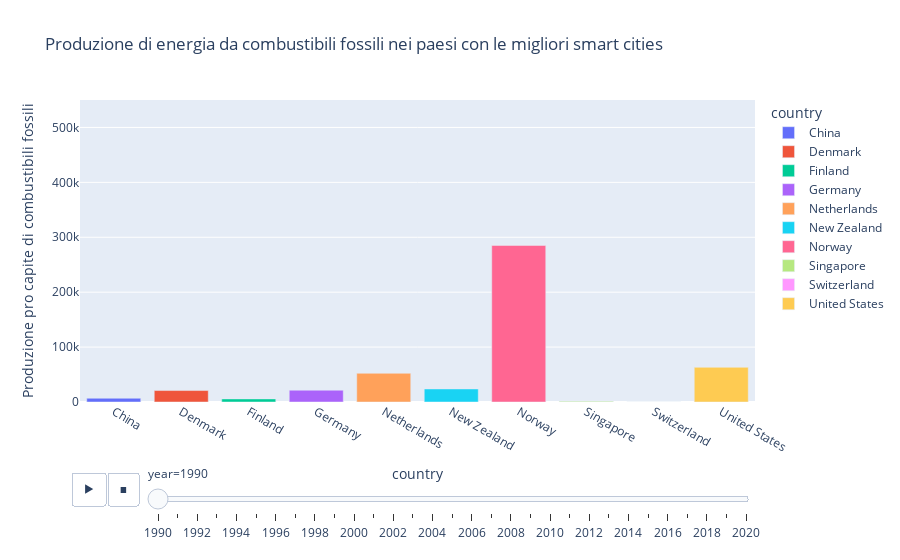

Source (notebook cell):
### Markdown cell above
Andiamo a visualizzare la produzione di combustibili fossili nei Paesi con le migliori Smart Cities

### Code cell
p=energyConsumption.copy()

p=p.iloc[:, [1, 2, 27, 58, 89]]
p=p[p['year']>=1990]
p=p.loc[p['country'].isin(topsmartcountries)]

p['ffprod']=p['coal_prod_per_capita']+p['gas_prod_per_capita']+p['oil_prod_per_capita']

fig = px.bar(p, x="country", y="ffprod", color="country",
  animation_frame="year", animation_group="country", 
             range_y=[0, 550000], 
             labels={"ffprod": "Produzione pro capite di combustibili fossili"}, 
             title='Produzione di energia da combustibili fossili nei paesi con le migliori smart cities')

fig.show()

### Figure 1 — Plotly figure (JSON) as saved in the notebook; plotly's stock layout.template omitted (floating-point values rounded to 4 significant figures)
{"data": [{"alignmentgroup": "True", "hovertemplate": "country=%{x}<br>year=1990<br>Produzione pro capite di combustibili fossili=%{y}<extra></extra>", "ids": ["China"], "legendgroup": "China", "marker": {"color": "#636efa", "pattern": {"shape": ""}}, "name": "China", "offsetgroup": "China", "orientation": "v", "showlegend": true, "textposition": "auto", "type": "bar", "x": ["China"], "xaxis": "x", "y": [6831.0], "yaxis": "y"}, {"alignmentgroup": "True", "hovertemplate": "country=%{x}<br>year=1990<br>Produzione pro capite di combustibili fossili=%{y}<extra></extra>", "ids": ["Denmark"], "legendgroup": "Denmark", "marker": {"color": "#EF553B", "pattern": {"shape": ""}}, "name": "Denmark", "offsetgroup": "Denmark", "orientation": "v", "showlegend": true, "textposition": "auto", "type": "bar", "x": ["Denmark"], "xaxis": "x", "y": [20870.0], "yaxis": "y"}, {"alignmentgroup": "True", "hovertemplate": "country=%{x}<br>year=1990<br>Produzione pro capite di combustibili fossili=%{y}<extra></extra>", "ids": ["Finland"], "legendgroup": "Finland", "marker": {"color": "#00cc96", "pattern": {"shape": ""}}, "name": "Finland", "offsetgroup": "Finland", "orientation": "v", "showlegend": true, "textposition": "auto", "type": "bar", "x": ["Finland"], "xaxis": "x", "y": [5609.0], "yaxis": "y"}, {"alignmentgroup": "True", "hovertemplate": "country=%{x}<br>year=1990<br>Produzione pro capite di combustibili fossili=%{y}<extra></extra>", "ids": ["Germany"], "legendgroup": "Germany", "marker": {"color": "#ab63fa", "pattern": {"shape": ""}}, "name": "Germany", "offsetgroup": "Germany", "orientation": "v", "showlegend": true, "textposition": "auto", "type": "bar", "x": ["Germany"], "xaxis": "x", "y": [21480.0], "yaxis": "y"}, {"alignmentgroup": "True", "hovertemplate": "country=%{x}<br>year=1990<br>Produzione pro capite di combustibili fossili=%{y}<extra></extra>", "ids": ["Netherlands"], "legendgroup": "Netherlands", "marker": {"color": "#FFA15A", "pattern": {"shape": ""}}, "name": "Netherlands", "offsetgroup": "Netherlands", "orientation": "v", "showlegend": true, "textposition": "auto", "type": "bar", "x": ["Netherlands"], "xaxis": "x", "y": [52290.0], "yaxis": "y"}, {"alignmentgroup": "True", "hovertemplate": "country=%{x}<br>year=1990<br>Produzione pro capite di combustibili fossili=%{y}<extra></extra>", "ids": ["New Zealand"], "legendgroup": "New Zealand", "marker": {"color": "#19d3f3", "pattern": {"shape": ""}}, "name": "New Zealand", "offsetgroup": "New Zealand", "orientation": "v", "showlegend": true, "textposition": "auto", "type": "bar", "x": ["New Zealand"], "xaxis": "x", "y": [23740.0], "yaxis": "y"}, {"alignmentgroup": "True", "hovertemplate": "country=%{x}<br>year=1990<br>Produzione pro capite di combustibili fossili=%{y}<extra></extra>", "ids": ["Norway"], "legendgroup": "Norway", "marker": {"color": "#FF6692", "pattern": {"shape": ""}}, "name": "Norway", "offsetgroup": "Norway", "orientation": "v", "showlegend": true, "textposition": "auto", "type": "bar", "x": ["Norway"], "xaxis": "x", "y": [285100.0], "yaxis": "y"}, {"alignmentgroup": "True", "hovertemplate": "country=%{x}<br>year=1990<br>Produzione pro capite di combustibili fossili=%{y}<extra></extra>", "ids": ["Singapore"], "legendgroup": "Singapore", "marker": {"color": "#B6E880", "pattern": {"shape": ""}}, "name": "Singapore", "offsetgroup": "Singapore", "orientation": "v", "showlegend": true, "textposition": "auto", "type": "bar", "x": ["Singapore"], "xaxis": "x", "y": [1263.0], "yaxis": "y"}, {"alignmentgroup": "True", "hovertemplate": "country=%{x}<br>year=1990<br>Produzione pro capite di combustibili fossili=%{y}<extra></extra>", "ids": ["Switzerland"], "legendgroup": "Switzerland", "marker": {"color": "#FF97FF", "pattern": {"shape": ""}}, "name": "Switzerland", "offsetgroup": "Switzerland", "orientation": "v", "showlegend": true, "textposition": "auto", "type": "bar", "x": ["Switzerland"], "xaxis": "x", "y": [205.2], "yaxis": "y"}, {"alignmentgroup": "True", "hovertemplate": "country=%{x}<br>year=1990<br>Produzione pro capite di combustibili fossili=%{y}<extra></extra>", "ids": ["United States"], "legendgroup": "United States", "marker": {"color": "#FECB52", "pattern": {"shape": ""}}, "name": "United States", "offsetgroup": "United States", "orientation": "v", "showlegend": true, "textposition": "auto", "type": "bar", "x": ["United States"], "xaxis": "x", "y": [63190.0], "yaxis": "y"}], "layout": {"barmode": "relative", "legend": {"title": {"text": "country"}, "tracegroupgap": 0}, "sliders": [{"active": 0, "currentvalue": {"prefix": "year="}, "len": 0.9, "pad": {"b": 10, "t": 60}, "steps": [{"args": [["1990"], {"frame": {"duration": 0, "redraw": true}, "fromcurrent": true, "mode": "immediate", "transition": {"duration": 0, "easing": "linear"}}], "label": "1990", "method": "animate"}, {"args": [["1991"], {"frame": {"duration": 0, "redraw": true}, "fromcurrent": true, "mode": "immediate", "transition": {"duration": 0, "easing": "linear"}}], "label": "1991", "method": "animate"}, {"args": [["1992"], {"frame": {"duration": 0, "redraw": true}, "fromcurrent": true, "mode": "immediate", "transition": {"duration": 0, "easing": "linear"}}], "label": "1992", "method": "animate"}, {"args": [["1993"], {"frame": {"duration": 0, "redraw": true}, "fromcurrent": true, "mode": "immediate", "transition": {"duration": 0, "easing": "linear"}}], "label": "1993", "method": "animate"}, {"args": [["1994"], {"frame": {"duration": 0, "redraw": true}, "fromcurrent": true, "mode": "immediate", "transition": {"duration": 0, "easing": "linear"}}], "label": "1994", "method": "animate"}, {"args": [["1995"], {"frame": {"duration": 0, "redraw": true}, "fromcurrent": true, "mode": "immediate", "transition": {"duration": 0, "easing": "linear"}}], "label": "1995", "method": "animate"}, {"args": [["1996"], {"frame": {"duration": 0, "redraw": true}, "fromcurrent": true, "mode": "immediate", "transition": {"duration": 0, "easing": "linear"}}], "label": "1996", "method": "animate"}, {"args": [["1997"], {"frame": {"duration": 0, "redraw": true}, "fromcurrent": true, "mode": "immediate", "transition": {"duration": 0, "easing": "linear"}}], "label": "1997", "method": "animate"}, {"args": [["1998"], {"frame": {"duration": 0, "redraw": true}, "fromcurrent": true, "mode": "immediate", "transition": {"duration": 0, "easing": "linear"}}], "label": "1998", "method": "animate"}, {"args": [["1999"], {"frame": {"duration": 0, "redraw": true}, "fromcurrent": true, "mode": "immediate", "transition": {"duration": 0, "easing": "linear"}}], "label": "1999", "method": "animate"}, {"args": [["2000"], {"frame": {"duration": 0, "redraw": true}, "fromcurrent": true, "mode": "immediate", "transition": {"duration": 0, "easing": "linear"}}], "label": "2000", "method": "animate"}, {"args": [["2001"], {"frame": {"duration": 0, "redraw": true}, "fromcurrent": true, "mode": "immediate", "transition": {"duration": 0, "easing": "linear"}}], "label": "2001", "method": "animate"}, {"args": [["2002"], {"frame": {"duration": 0, "redraw": true}, "fromcurrent": true, "mode": "immediate", "transition": {"duration": 0, "easing": "linear"}}], "label": "2002", "method": "animate"}, {"args": [["2003"], {"frame": {"duration": 0, "redraw": true}, "fromcurrent": true, "mode": "immediate", "transition": {"duration": 0, "easing": "linear"}}], "label": "2003", "method": "animate"}, {"args": [["2004"], {"frame": {"duration": 0, "redraw": true}, "fromcurrent": true, "mode": "immediate", "transition": {"duration": 0, "easing": "linear"}}], "label": "2004", "method": "animate"}, {"args": [["2005"], {"frame": {"duration": 0, "redraw": true}, "fromcurrent": true, "mode": "immediate", "transition": {"duration": 0, "easing": "linear"}}], "label": "2005", "method": "animate"}, {"args": [["2006"], {"frame": {"duration": 0, "redraw": true}, "fromcurrent": true, "mode": "immediate", "transition": {"duration": 0, "easing": "linear"}}], "label": "2006", "method": "animate"}, {"args": [["2007"], {"frame": {"duration": 0, "redraw": true}, "fromcurrent": true, "mode": "immediate", "transition": {"duration": 0, "easing": "linear"}}], "label": "2007", "method": "animate"}, {"args": [["2008"], {"frame": {"duration": 0, "redraw": true}, "fromcurrent": true, "mode": "immediate", "transition": {"duration": 0, "easing": "linear"}}], "label": "2008", "method": "animate"}, {"args": [["2009"], {"frame": {"duration": 0, "redraw": true}, "fromcurrent": true, "mode": "immediate", "transition": {"duration": 0, "easing": "linear"}}], "label": "2009", "method": "animate"}, {"args": [["2010"], {"frame": {"duration": 0, "redraw": true}, "fromcurrent": true, "mode": "immediate", "transition": {"duration": 0, "easing": "linear"}}], "label": "2010", "method": "animate"}, {"args": [["2011"], {"frame": {"duration": 0, "redraw": true}, "fromcurrent": true, "mode": "immediate", "transition": {"duration": 0, "easing": "linear"}}], "label": "2011", "method": "animate"}, {"args": [["2012"], {"frame": {"duration": 0, "redraw": true}, "fromcurrent": true, "mode": "immediate", "transition": {"duration": 0, "easing": "linear"}}], "label": "2012", "method": "animate"}, {"args": [["2013"], {"frame": {"duration": 0, "redraw": true}, "fromcurrent": true, "mode": "immediate", "transition": {"duration": 0, "easing": "linear"}}], "label": "2013", "method": "animate"}, {"args": [["2014"], {"frame": {"duration": 0, "redraw": true}, "fromcurrent": true, "mode": "immediate", "transition": {"duration": 0, "easing": "linear"}}], "label": "2014", "method": "animate"}, {"args": [["2015"], {"frame": {"duration": 0, "redraw": true}, "fromcurrent": true, "mode": "immediate", "transition": {"duration": 0, "easing": "linear"}}], "label": "2015", "method": "animate"}, {"args": [["2016"], {"frame": {"duration": 0, "redraw": true}, "fromcurrent": true, "mode": "immediate", "transition": {"duration": 0, "easing": "linear"}}], "label": "2016", "method": "animate"}, {"args": [["2017"], {"frame": {"duration": 0, "redraw": true}, "fromcurrent": true, "mode": "immediate", "transition": {"duration": 0, "easing": "linear"}}], "label": "2017", "method": "animate"}, {"args": [["2018"], {"frame": {"duration": 0, "redraw": true}, "fromcurrent": true, "mode": "immediate", "transition": {"duration": 0, "easing": "linear"}}], "label": "2018", "method": "animate"}, {"args": [["2019"], {"frame": {"duration": 0, "redraw": true}, "fromcurrent": true, "mode": "immediate", "transition": {"duration": 0, "easing": "linear"}}], "label": "2019", "method": "animate"}, {"args": [["2020"], {"frame": {"duration": 0, "redraw": true}, "fromcurrent": true, "mode": "immediate", "transition": {"duration": 0, "easing": "linear"}}], "label": "2020", "method": "animate"}], "x": 0.1, "xanchor": "left", "y": 0, "yanchor": "top"}], "title": {"text": "Produzione di energia da combustibili fossili nei paesi con le migliori smart cities"}, "updatemenus": [{"buttons": [{"args": [null, {"frame": {"duration": 500, "redraw": true}, "fromcurrent": true, "mode": "immediate", "transition": {"duration": 500, "easing": "linear"}}], "label": "&#9654;", "method": "animate"}, {"args": [[null], {"frame": {"duration": 0, "redraw": true}, "fromcurrent": true, "mode": "immediate", "transition": {"duration": 0, "easing": "linear"}}], "label": "&#9724;", "method": "animate"}], "direction": "left", "pad": {"r": 10, "t": 70}, "showactive": false, "type": "buttons", "x": 0.1, "xanchor": "right", "y": 0, "yanchor": "top"}], "xaxis": {"anchor": "y", "categoryarray": ["China", "Denmark", "Finland", "Germany", "Netherlands", "New Zealand", "Norway", "Singapore", "Switzerland", "United States"], "categoryorder": "array", "domain": [0, 1], "title": {"text": "country"}}, "yaxis": {"anchor": "x", "domain": [0, 1], "range": [0, 550000], "title": {"text": "Produzione pro capite di combustibili fossili"}}}}
